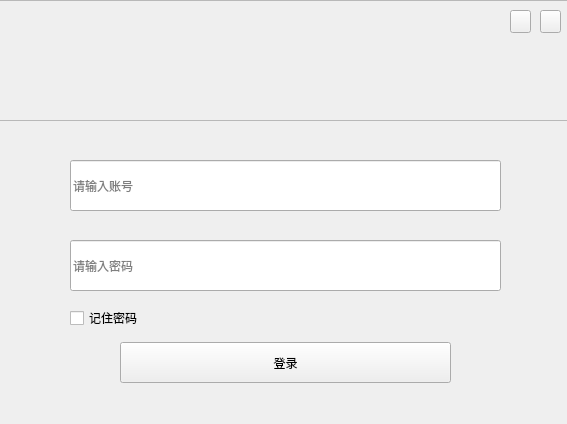
<?xml version="1.0" encoding="UTF-8"?>
<ui version="4.0">
 <class>Form</class>
 <widget class="QWidget" name="Form">
  <property name="geometry">
   <rect>
    <x>0</x>
    <y>0</y>
    <width>567</width>
    <height>424</height>
   </rect>
  </property>
  <property name="windowTitle">
   <string>Form</string>
  </property>
  <widget class="QLineEdit" name="lineEdit">
   <property name="geometry">
    <rect>
     <x>70</x>
     <y>160</y>
     <width>431</width>
     <height>51</height>
    </rect>
   </property>
   <property name="placeholderText">
    <string>请输入账号</string>
   </property>
  </widget>
  <widget class="QLineEdit" name="lineEdit_2">
   <property name="geometry">
    <rect>
     <x>70</x>
     <y>240</y>
     <width>431</width>
     <height>51</height>
    </rect>
   </property>
   <property name="placeholderText">
    <string>请输入密码</string>
   </property>
  </widget>
  <widget class="QCheckBox" name="checkBox">
   <property name="geometry">
    <rect>
     <x>70</x>
     <y>310</y>
     <width>71</width>
     <height>16</height>
    </rect>
   </property>
   <property name="text">
    <string>记住密码</string>
   </property>
  </widget>
  <widget class="QPushButton" name="pushButton">
   <property name="geometry">
    <rect>
     <x>120</x>
     <y>342</y>
     <width>331</width>
     <height>41</height>
    </rect>
   </property>
   <property name="text">
    <string>登录</string>
   </property>
  </widget>
  <widget class="QFrame" name="frame">
   <property name="geometry">
    <rect>
     <x>-10</x>
     <y>0</y>
     <width>581</width>
     <height>121</height>
    </rect>
   </property>
   <property name="frameShape">
    <enum>QFrame::StyledPanel</enum>
   </property>
   <property name="frameShadow">
    <enum>QFrame::Raised</enum>
   </property>
   <widget class="QPushButton" name="pushButton_2">
    <property name="geometry">
     <rect>
      <x>520</x>
      <y>10</y>
      <width>21</width>
      <height>23</height>
     </rect>
    </property>
    <property name="text">
     <string/>
    </property>
   </widget>
   <widget class="QPushButton" name="pushButton_4">
    <property name="geometry">
     <rect>
      <x>550</x>
      <y>10</y>
      <width>21</width>
      <height>23</height>
     </rect>
    </property>
    <property name="text">
     <string/>
    </property>
   </widget>
  </widget>
  <widget class="QLabel" name="label">
   <property name="geometry">
    <rect>
     <x>220</x>
     <y>130</y>
     <width>131</width>
     <height>31</height>
    </rect>
   </property>
   <property name="text">
    <string/>
   </property>
   <property name="alignment">
    <set>Qt::AlignCenter</set>
   </property>
  </widget>
 </widget>
 <resources/>
 <connections/>
</ui>
